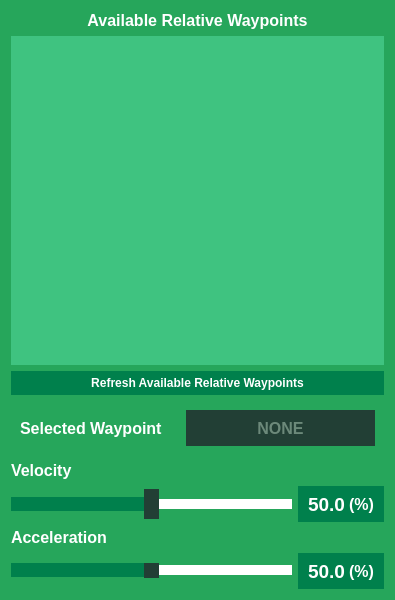
<?xml version="1.0" encoding="UTF-8"?>
<ui version="4.0">
 <class>ActionWaypointUI</class>
 <widget class="QWidget" name="ActionWaypointUI">
  <property name="geometry">
   <rect>
    <x>0</x>
    <y>0</y>
    <width>395</width>
    <height>600</height>
   </rect>
  </property>
  <property name="minimumSize">
   <size>
    <width>0</width>
    <height>0</height>
   </size>
  </property>
  <property name="maximumSize">
   <size>
    <width>16777215</width>
    <height>16777215</height>
   </size>
  </property>
  <property name="windowTitle">
   <string>Form</string>
  </property>
  <property name="styleSheet">
   <string notr="true">background-color:#26A65B ; color:#ffffff</string>
  </property>
  <layout class="QVBoxLayout" name="verticalLayout">
   <item>
    <widget class="QLabel" name="label_11">
     <property name="minimumSize">
      <size>
       <width>0</width>
       <height>0</height>
      </size>
     </property>
     <property name="font">
      <font>
       <pointsize>12</pointsize>
       <weight>75</weight>
       <bold>true</bold>
      </font>
     </property>
     <property name="styleSheet">
      <string notr="true">color:#ffffff</string>
     </property>
     <property name="text">
      <string>Available Relative Waypoints</string>
     </property>
     <property name="alignment">
      <set>Qt::AlignCenter</set>
     </property>
    </widget>
   </item>
   <item>
    <widget class="QListWidget" name="waypoint_list">
     <property name="minimumSize">
      <size>
       <width>0</width>
       <height>180</height>
      </size>
     </property>
     <property name="maximumSize">
      <size>
       <width>16777215</width>
       <height>16777215</height>
      </size>
     </property>
     <property name="font">
      <font>
       <weight>75</weight>
       <bold>true</bold>
      </font>
     </property>
     <property name="styleSheet">
      <string notr="true">QListWidget {background-color:#3FC380; color:#ffffff;} QListView:item:selected { color: #ffffff; background-color: #223F35;border:none }</string>
     </property>
     <property name="frameShape">
      <enum>QFrame::Panel</enum>
     </property>
     <property name="frameShadow">
      <enum>QFrame::Plain</enum>
     </property>
     <property name="lineWidth">
      <number>0</number>
     </property>
     <property name="currentRow">
      <number>-1</number>
     </property>
     <property name="sortingEnabled">
      <bool>true</bool>
     </property>
    </widget>
   </item>
   <item>
    <widget class="QPushButton" name="refresh_btn">
     <property name="minimumSize">
      <size>
       <width>0</width>
       <height>24</height>
      </size>
     </property>
     <property name="font">
      <font>
       <weight>75</weight>
       <bold>true</bold>
      </font>
     </property>
     <property name="focusPolicy">
      <enum>Qt::NoFocus</enum>
     </property>
     <property name="styleSheet">
      <string notr="true">QPushButton#refresh_btn { background-color:#00804C;color:#ffffff;border:none } QPushButton#refresh_btn:hover:!pressed{ background-color:#223F35;color:#ffffff;border:none } QPushButton#refresh_btn:hover { background-color:#223F35;color:#ffffff;border:none }</string>
     </property>
     <property name="text">
      <string>Refresh Available Relative Waypoints</string>
     </property>
     <property name="flat">
      <bool>true</bool>
     </property>
    </widget>
   </item>
   <item>
    <widget class="QWidget" name="widget" native="true">
     <layout class="QGridLayout" name="gridLayout_3">
      <item row="0" column="0">
       <widget class="QLabel" name="label_5">
        <property name="minimumSize">
         <size>
          <width>0</width>
          <height>0</height>
         </size>
        </property>
        <property name="maximumSize">
         <size>
          <width>160</width>
          <height>16777215</height>
         </size>
        </property>
        <property name="font">
         <font>
          <pointsize>12</pointsize>
          <weight>75</weight>
          <bold>true</bold>
         </font>
        </property>
        <property name="styleSheet">
         <string notr="true">color:#ffffff</string>
        </property>
        <property name="text">
         <string>Selected Waypoint</string>
        </property>
       </widget>
      </item>
      <item row="0" column="1">
       <widget class="QLabel" name="waypoint_label">
        <property name="minimumSize">
         <size>
          <width>0</width>
          <height>36</height>
         </size>
        </property>
        <property name="font">
         <font>
          <pointsize>12</pointsize>
          <weight>75</weight>
          <bold>true</bold>
         </font>
        </property>
        <property name="styleSheet">
         <string notr="true">background-color:#223F35 ; color:#6C897A</string>
        </property>
        <property name="text">
         <string>NONE</string>
        </property>
        <property name="alignment">
         <set>Qt::AlignCenter</set>
        </property>
       </widget>
      </item>
     </layout>
    </widget>
   </item>
   <item>
    <widget class="QLabel" name="label_2">
     <property name="font">
      <font>
       <pointsize>12</pointsize>
       <weight>75</weight>
       <bold>true</bold>
      </font>
     </property>
     <property name="text">
      <string>Velocity</string>
     </property>
    </widget>
   </item>
   <item>
    <layout class="QHBoxLayout" name="horizontalLayout">
     <property name="spacing">
      <number>0</number>
     </property>
     <item>
      <widget class="QSlider" name="vel_slider">
       <property name="minimumSize">
        <size>
         <width>0</width>
         <height>36</height>
        </size>
       </property>
       <property name="styleSheet">
        <string notr="true"> QSlider::groove:horizontal {
     height: 10px; 
     background-color:#ffffff;
     margin: 2px 0; }

 QSlider::handle:horizontal {
     background-color:#223F35;
     width: 15px;
     height:48px;
     margin: -10px 0; }

QSlider::sub-page:horizontal {
     background-color:#00804C;
 }</string>
       </property>
       <property name="minimum">
        <number>10</number>
       </property>
       <property name="maximum">
        <number>90</number>
       </property>
       <property name="singleStep">
        <number>5</number>
       </property>
       <property name="pageStep">
        <number>5</number>
       </property>
       <property name="value">
        <number>50</number>
       </property>
       <property name="sliderPosition">
        <number>50</number>
       </property>
       <property name="orientation">
        <enum>Qt::Horizontal</enum>
       </property>
       <property name="invertedAppearance">
        <bool>false</bool>
       </property>
       <property name="invertedControls">
        <bool>false</bool>
       </property>
       <property name="tickPosition">
        <enum>QSlider::NoTicks</enum>
       </property>
       <property name="tickInterval">
        <number>10</number>
       </property>
      </widget>
     </item>
     <item>
      <spacer name="horizontalSpacer">
       <property name="orientation">
        <enum>Qt::Horizontal</enum>
       </property>
       <property name="sizeType">
        <enum>QSizePolicy::Fixed</enum>
       </property>
       <property name="sizeHint" stdset="0">
        <size>
         <width>6</width>
         <height>0</height>
        </size>
       </property>
      </spacer>
     </item>
     <item>
      <widget class="QLineEdit" name="vel_field">
       <property name="minimumSize">
        <size>
         <width>50</width>
         <height>36</height>
        </size>
       </property>
       <property name="maximumSize">
        <size>
         <width>51</width>
         <height>16777215</height>
        </size>
       </property>
       <property name="font">
        <font>
         <pointsize>14</pointsize>
         <weight>75</weight>
         <bold>true</bold>
        </font>
       </property>
       <property name="styleSheet">
        <string notr="true">background-color:#00804C ; color:#ffffff;border:none</string>
       </property>
       <property name="text">
        <string>50.0</string>
       </property>
       <property name="alignment">
        <set>Qt::AlignRight|Qt::AlignTrailing|Qt::AlignVCenter</set>
       </property>
      </widget>
     </item>
     <item>
      <widget class="QLabel" name="label">
       <property name="minimumSize">
        <size>
         <width>35</width>
         <height>0</height>
        </size>
       </property>
       <property name="font">
        <font>
         <pointsize>12</pointsize>
         <weight>75</weight>
         <bold>true</bold>
        </font>
       </property>
       <property name="styleSheet">
        <string notr="true">background-color:#00804C ; color:#ffffff;border:none</string>
       </property>
       <property name="text">
        <string>(%)</string>
       </property>
      </widget>
     </item>
    </layout>
   </item>
   <item>
    <widget class="QLabel" name="label_4">
     <property name="font">
      <font>
       <pointsize>12</pointsize>
       <weight>75</weight>
       <bold>true</bold>
      </font>
     </property>
     <property name="text">
      <string>Acceleration</string>
     </property>
    </widget>
   </item>
   <item>
    <layout class="QHBoxLayout" name="horizontalLayout_2">
     <property name="spacing">
      <number>0</number>
     </property>
     <item>
      <widget class="QSlider" name="acc_slider">
       <property name="styleSheet">
        <string notr="true"> QSlider::groove:horizontal {
     height: 10px; 
     background-color:#ffffff;
     margin: 2px 0; }

 QSlider::handle:horizontal {
     background-color:#223F35;
     width: 15px;
     height:48px;
     margin: -10px 0; }

QSlider::sub-page:horizontal {
     background-color:#00804C;
 }</string>
       </property>
       <property name="minimum">
        <number>10</number>
       </property>
       <property name="maximum">
        <number>90</number>
       </property>
       <property name="singleStep">
        <number>5</number>
       </property>
       <property name="pageStep">
        <number>5</number>
       </property>
       <property name="value">
        <number>50</number>
       </property>
       <property name="orientation">
        <enum>Qt::Horizontal</enum>
       </property>
       <property name="tickPosition">
        <enum>QSlider::NoTicks</enum>
       </property>
       <property name="tickInterval">
        <number>10</number>
       </property>
      </widget>
     </item>
     <item>
      <spacer name="horizontalSpacer_2">
       <property name="orientation">
        <enum>Qt::Horizontal</enum>
       </property>
       <property name="sizeType">
        <enum>QSizePolicy::Fixed</enum>
       </property>
       <property name="sizeHint" stdset="0">
        <size>
         <width>6</width>
         <height>0</height>
        </size>
       </property>
      </spacer>
     </item>
     <item>
      <widget class="QLineEdit" name="acc_field">
       <property name="minimumSize">
        <size>
         <width>50</width>
         <height>36</height>
        </size>
       </property>
       <property name="maximumSize">
        <size>
         <width>51</width>
         <height>16777215</height>
        </size>
       </property>
       <property name="font">
        <font>
         <pointsize>14</pointsize>
         <weight>75</weight>
         <bold>true</bold>
        </font>
       </property>
       <property name="styleSheet">
        <string notr="true">background-color:#00804C ; color:#ffffff;border:none</string>
       </property>
       <property name="text">
        <string>50.0</string>
       </property>
       <property name="alignment">
        <set>Qt::AlignRight|Qt::AlignTrailing|Qt::AlignVCenter</set>
       </property>
      </widget>
     </item>
     <item>
      <widget class="QLabel" name="label_3">
       <property name="minimumSize">
        <size>
         <width>35</width>
         <height>0</height>
        </size>
       </property>
       <property name="font">
        <font>
         <pointsize>12</pointsize>
         <weight>75</weight>
         <bold>true</bold>
        </font>
       </property>
       <property name="styleSheet">
        <string notr="true">background-color:#00804C ; color:#ffffff;border:none</string>
       </property>
       <property name="text">
        <string>(%)</string>
       </property>
      </widget>
     </item>
    </layout>
   </item>
  </layout>
 </widget>
 <resources/>
 <connections/>
</ui>
